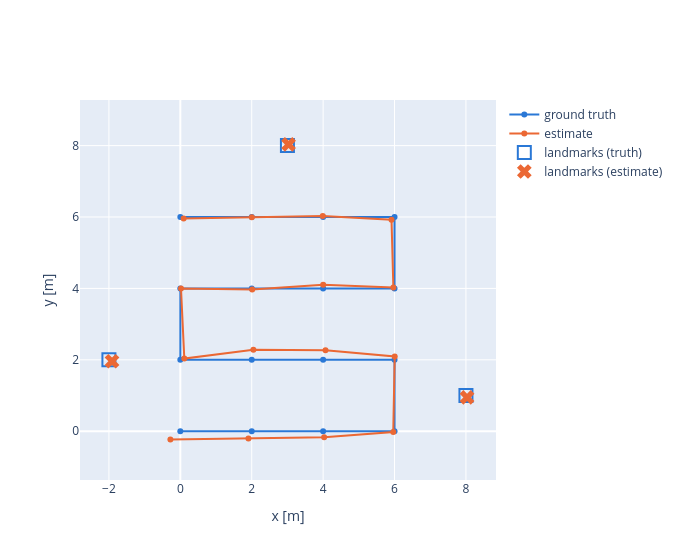

Notebook source saved alongside this figure:
### Markdown cell above
## The estimated map

### Code cell
def procrustes(source, target):
    """Best rigid alignment of source onto target."""
    source_centre, target_centre = source.mean(0), target.mean(0)
    A, B = source - source_centre, target - target_centre
    left, _, right_transpose = np.linalg.svd(A.T @ B)
    return (A @ (left @ right_transpose)) + target_centre

positions_est = np.array([estimate.atPoint2(T(i)) for i in range(len(truth))])
landmarks_est = np.array([estimate.atPoint2(L(b)) for b in range(len(landmarks))])

# The relaxation fixes no gauge, so align pose and landmark estimates together.
aligned = procrustes(np.vstack([positions_est, landmarks_est]),
                     np.vstack([positions, landmarks]))
aligned_poses = aligned[: len(positions)]
aligned_landmarks = aligned[len(positions) :]

figure = go.Figure()
figure.add_trace(go.Scatter(x=positions[:, 0], y=positions[:, 1], mode="lines+markers",
                            name="ground truth", line=dict(color="#2a78d6", width=2)))
figure.add_trace(go.Scatter(x=aligned_poses[:, 0], y=aligned_poses[:, 1], mode="lines+markers",
                            name="estimate", line=dict(color="#eb6834", width=2)))
figure.add_trace(go.Scatter(x=landmarks[:, 0], y=landmarks[:, 1], mode="markers",
                            name="landmarks (truth)",
                            marker=dict(color="#2a78d6", size=13, symbol="square-open",
                                        line=dict(width=2))))
figure.add_trace(go.Scatter(x=aligned_landmarks[:, 0], y=aligned_landmarks[:, 1],
                            mode="markers", name="landmarks (estimate)",
                            marker=dict(color="#eb6834", size=13, symbol="x")))
figure.update_layout(width=680, height=560, xaxis_title="x [m]", yaxis_title="y [m]",
                     yaxis=dict(scaleanchor="x", scaleratio=1))
figure.show()

error = np.linalg.norm(aligned_poses - positions, axis=1)
print(f"RMS position error after alignment: {np.sqrt((error ** 2).mean()):.4f} m")

### Figure 1 — Plotly figure (JSON) as saved in the notebook; plotly's stock layout.template omitted (floating-point values rounded to 4 significant figures)
{"data": [{"line": {"color": "#2a78d6", "width": 2}, "mode": "lines+markers", "name": "ground truth", "type": "scatter", "x": [0.0, 2.0, 4.0, 6.0, 6.0, 4.0, 2.0, 0.0, 0.0, 2.0, 4.0, 6.0, 6.0, 4.0, 2.0, 0.0], "y": [0.0, 0.0, 0.0, 0.0, 2.0, 2.0, 2.0, 2.0, 4.0, 4.0, 4.0, 4.0, 6.0, 6.0, 6.0, 6.0]}, {"line": {"color": "#eb6834", "width": 2}, "mode": "lines+markers", "name": "estimate", "type": "scatter", "x": [-0.278, 1.908, 4.029, 5.964, 6.005, 4.066, 2.046, 0.1114, 0.01866, 2.013, 4.001, 5.967, 5.915, 3.99, 2.002, 0.09192], "y": [-0.2322, -0.206, -0.1665, -0.02148, 2.094, 2.268, 2.283, 2.036, 4.0, 3.971, 4.1, 4.028, 5.922, 6.032, 5.993, 5.957]}, {"marker": {"color": "#2a78d6", "line": {"width": 2}, "size": 13, "symbol": "square-open"}, "mode": "markers", "name": "landmarks (truth)", "type": "scatter", "x": [-2.0, 8.0, 3.0], "y": [2.0, 1.0, 8.0]}, {"marker": {"color": "#eb6834", "size": 13, "symbol": "x"}, "mode": "markers", "name": "landmarks (estimate)", "type": "scatter", "x": [-1.913, 8.032, 3.033], "y": [1.96, 0.9479, 8.034]}], "layout": {"height": 560, "width": 680, "xaxis": {"title": {"text": "x [m]"}}, "yaxis": {"scaleanchor": "x", "scaleratio": 1, "title": {"text": "y [m]"}}}}
